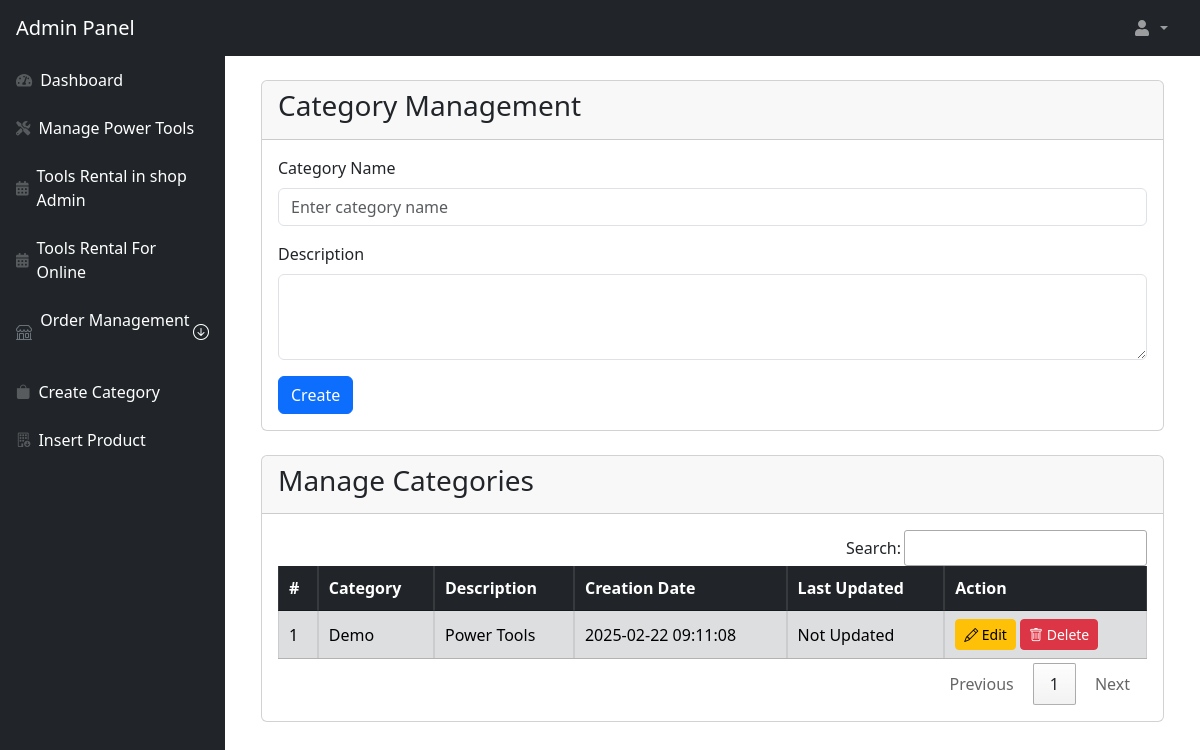
Screenshot of /category_admin.php (signed in) with the database file from the repository.
### tables this page shows
CREATE TABLE `category` (
  `id` int(11) NOT NULL,
  `categoryName` varchar(255) DEFAULT NULL,
  `categoryDescription` longtext DEFAULT NULL,
  `creationDate` timestamp NOT NULL DEFAULT current_timestamp(),
  `updationDate` varchar(255) DEFAULT NULL
);

### category_admin.php (the view, shortened to what this page needs)
<?php
include_once('includes/config.php');
?>
<!DOCTYPE html>
<html lang="en">
<head>
    <link rel="stylesheet" href="css/styles.css">
    <link href="https://cdn.jsdelivr.net/npm/bootstrap@5.3.0/dist/css/bootstrap.min.css" rel="stylesheet">
    <link rel="stylesheet" href="https://cdn.jsdelivr.net/npm/bootstrap-icons/font/bootstrap-icons.css">
    <link href="https://cdnjs.cloudflare.com/ajax/libs/select2/4.0.13/css/select2.min.css" rel="stylesheet" />
<link href="https://cdn.datatables.net/1.11.5/css/jquery.dataTables.min.css" rel="stylesheet" />
</head>
<body class="sb-nav-fixed">
    <?php include_once('include/navbar-admin.php'); ?>
    <div id="layoutSidenav">
        <?php include_once('include/sidebar-admin.php'); ?>
        <div id="layoutSidenav_content">
            <main class="p-4">
                <div class="container">
                    <div class="card">
                        <div class="card-header">
                            <h3>Category Management</h3>
                        </div>
                        <div class="card-body">
                            <form method="post">
                                <div class="mb-3">
                                    <label class="form-label">Category Name</label>
                                    <input type="text" name="category" class="form-control" placeholder="Enter category name" required>
                                </div>
                                <div class="mb-3">
                                    <label class="form-label">Description</label>
                                    <textarea class="form-control" name="description" rows="3"></textarea>
                                </div>
                                <button type="submit" name="submit" class="btn btn-primary">Create</button>
                            </form>
                        </div>
                    </div>
                    <div class="card mt-4">
                        <div class="card-header">
                            <h3>Manage Categories</h3>
                        </div>
                        <div class="card-body">
                            <div class="table-responsive">
                            <table id="tableadmin" class="table display nowrap table-borderd table-striped table-bordered table-bordered table-hover table-secondary">
    <thead class="table-dark">
        <tr>
            <th>#</th>
            <th>Category</th>
            <th>Description</th>
            <th>Creation Date</th>
            <th>Last Updated</th>
            <th>Action</th>
        </tr>
    </thead>
    <tbody>
        <?php
        $query = mysqli_query($con, "SELECT * FROM category ORDER BY id DESC");
        $cnt = 1;
        while ($row = mysqli_fetch_array($query)) {
        ?>
            <tr>
                <td><?php echo htmlentities($cnt); ?></td>
                <td><?php echo htmlentities($row['categoryName']); ?></td>
                <td><?php echo htmlentities($row['categoryDescription']); ?></td>
                <td><?php echo htmlentities($row['creationDate']); ?></td>
                <td>
                    <?php
                    if ($row['updationDate'] != NULL) {
                        echo htmlentities($row['updationDate']);
                    } else {
                        echo "Not Updated";
                    }
                    ?>
                </td>
                <td>
                    <a href="edit-category.php?id=<?php echo $row['id'] ?>" class="btn btn-warning btn-sm">
                        <i class="bi bi-pencil"></i> Edit
                    </a>
                    <a href="category_admin.php?id=<?php echo $row['id'] ?>&del=delete"
                       class="btn btn-danger btn-sm"
                       onclick="return confirm('Are you sure you want to delete?')">
                        <i class="bi bi-trash"></i> Delete
                    </a>
                </td>
            </tr>
        <?php $cnt++;
        } ?>
    </tbody>
</table>
                            </div>
                        </div>
                    </div>
                </div>
            </main>
        </div>
    </div>
</body>
</html>

### rows the page displays
category: categoryName "Demo", categoryDescription "Power Tools", creationDate "2025-02-22 09:11:08", shows "Not Updated"
